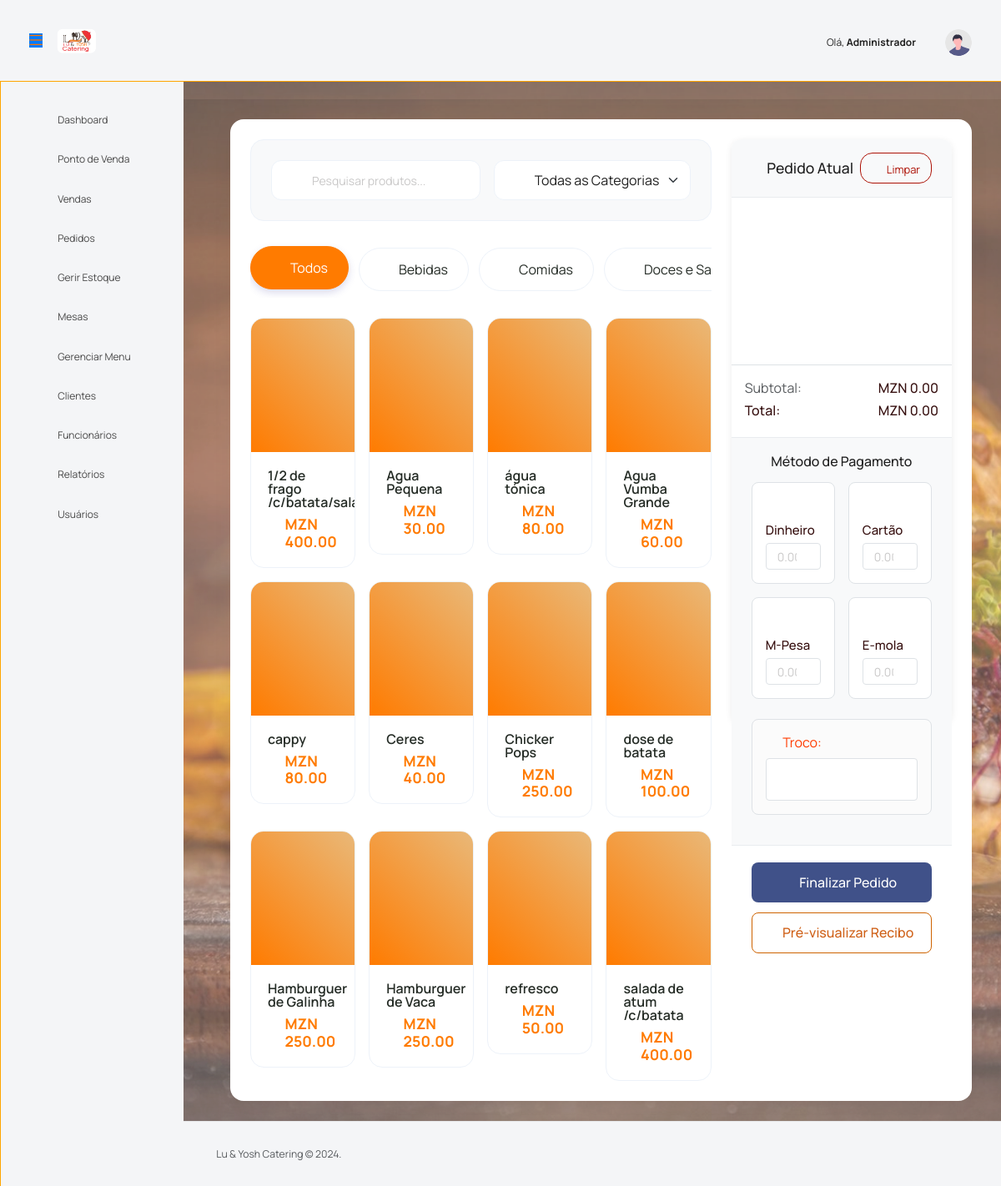
/pages/pos.php (signed in), run on the app's committed database.
### tables this page shows
CREATE TABLE `users` (
  `id` int NOT NULL,
  `username` varchar(50) NOT NULL,
  `password` varchar(255) NOT NULL,
  `name` varchar(100) NOT NULL,
  `role` enum('admin','manager','waiter') NOT NULL
);

CREATE TABLE `categories` (
  `id` int NOT NULL,
  `name` varchar(50) NOT NULL
);

CREATE TABLE `products` (
  `id` int NOT NULL,
  `name` varchar(100) NOT NULL,
  `description` text,
  `price` decimal(10,2) NOT NULL,
  `stock_quantity` int NOT NULL DEFAULT '0',
  `category_id` int DEFAULT NULL,
  `image_path` varchar(100) DEFAULT NULL,
  `created_at` timestamp NULL DEFAULT CURRENT_TIMESTAMP,
  `updated_at` timestamp NULL DEFAULT CURRENT_TIMESTAMP ON UPDATE CURRENT_TIMESTAMP,
  `menu_id` int DEFAULT NULL,
  `is_active` tinyint(1) DEFAULT '1'
);

### config/functions_products.php (called while the page is built, shortened)
<?php
function get_filtered_products($categoryFilter, $searchTerm, $limit, $offset) {
    global $pdo;
    $query = "SELECT p.*, c.name as category_name,
              COALESCE(m.image_path,
                       CASE
                           WHEN c.name = 'Comida' THEN m2.image_path
                           ELSE NULL
                       END) as menu_image
          FROM products p
          LEFT JOIN categories c ON p.category_id = c.id
          LEFT JOIN menus m ON p.menu_id = m.id
          LEFT JOIN menus m2 ON p.name = m2.name AND c.name = 'Comida'
          WHERE p.is_active = 1";
    $query .= " ORDER BY p.name LIMIT :limit OFFSET :offset";
    $stmt = $pdo->prepare($query);
    $stmt->bindValue(':limit', $limit, PDO::PARAM_INT);
    $stmt->bindValue(':offset', $offset, PDO::PARAM_INT);
    $stmt->execute();
    return $stmt->fetchAll();
}
function get_all_categories() {
    global $pdo;
    $stmt = $pdo->query("SELECT * FROM categories ORDER BY name");
    return $stmt->fetchAll();
}

### pages/pos.php (the view, shortened to what this page needs)
<?php
include '../includes/header.php';
$categories = get_all_categories();
$categoryFilter = isset($_GET['category']) ? $_GET['category'] : null;
$searchTerm = isset($_GET['search']) ? $_GET['search'] : null;
$limit = 12;
$page = isset($_GET['page']) ? (int)$_GET['page'] : 1;
$offset = ($page - 1) * $limit;
$products = get_filtered_products($categoryFilter, $searchTerm, $limit, $offset);
?>
<head>
    <link rel="stylesheet" href="assets/pos.css">
</head>
<div class="pos-wrapper">
    <div class="row g-4">
        <div class="col-lg-8">
            <div class="search-section">
                <div class="d-flex gap-3 align-items-center">
                    <div class="flex-grow-1 search-input-wrapper">
                        <i class="mdi mdi-magnify"></i>
                        <input type="text" class="form-control search-input" placeholder="Pesquisar produtos..."
                            id="searchInput" onkeyup="filterProducts()">
                    </div>
                    <select id="categorySelect" class="form-select search-input" style="width: auto;"
                        onchange="filterProducts()">
                        <option value="">Todas as Categorias</option>
                    </select>
                </div>
            </div>
            <div class="category-filters">
                <button class="category-btn active" data-category="all">
                    <i class="mdi mdi-view-grid"></i>Todos
                </button>
                <?php foreach ($categories as $category): ?>
                <button class="category-btn" data-category="<?php echo $category['id']; ?>">
                    <i class="mdi mdi-tag"></i><?php echo htmlspecialchars($category['name']); ?>
                </button>
                <?php endforeach; ?>
            </div>
            <div class="row g-3" id="productsGrid">
                <?php foreach ($products as $product): ?>
                <div class="col-md-3 product-item" data-category="<?php echo $product['category_id']; ?>">
                    <div class="product-card"
                        onclick="addToCart(<?php echo htmlspecialchars(json_encode($product)); ?>)">
                        <div class="product-icon">
                            <i class="mdi mdi-food"></i>
                        </div>
                        <div class="card-body">
                            <h5 class="card-title"><?php echo htmlspecialchars($product['name']); ?></h5>
                            <p class="price">
                                <i class="mdi mdi-currency-usd"></i>
                                MZN <?php echo number_format($product['price'], 2); ?>
                            </p>
                        </div>
                    </div>
                </div>
                <?php endforeach; ?>
            </div>
        </div>
        <div class="col-lg-4">
            <div class="cart-wrapper">
                <div class="cart-header">
                    <div class="d-flex justify-content-between align-items-center">
                        <h4 class="mb-0">
                            <i class="mdi mdi-cart"></i>
                            Pedido Atual
                        </h4>
                        <button class="btn btn-outline-danger btn-sm" onclick="resetSale()">
                            <i class="mdi mdi-delete"></i> Limpar
                        </button>
                    </div>
                </div>
                <div class="cart-items" id="cartItems">
                </div>
                <div class="p-3 border-top">
                    <div class="d-flex justify-content-between mb-2">
                        <span class="text-muted">Subtotal:</span>
                        <span id="subtotal" class="font-weight-medium">MZN 0.00</span>
                    </div>
                    <div class="d-flex justify-content-between">
                        <span class="h5">Total:</span>
                        <span id="total" class="h5">MZN 0.00</span>
                    </div>
                </div>
                <div class="payment-methods">
                    <h5 class="mb-3">
                        <i class="mdi mdi-credit-card-outline me-2"></i>
                        Método de Pagamento
                    </h5>
                    <div class="row g-3">
                        <div class="col-6">
                            <div class="payment-card" onclick="selectPayment('cash')">
                                <i class="mdi mdi-cash"></i>
                                <h6 class="mb-2">Dinheiro</h6>
                                <input type="number" class="form-control form-control-sm" id="cashAmount"
                                    placeholder="0.00" onchange="calculateChange()">
                            </div>
                        </div>
                        <div class="col-6">
                            <div class="payment-card" onclick="selectPayment('card')">
                                <i class="mdi mdi-credit-card"></i>
                                <h6 class="mb-2">Cartão</h6>
                                <input type="number" class="form-control form-control-sm" id="cardAmount"
                                    placeholder="0.00" onchange="calculateChange()">
                            </div>
                        </div>
                        <div class="col-6">
                            <div class="payment-card" onclick="selectPayment('mpesa')">
                                <i class="mdi mdi-phone"></i>
                                <h6 class="mb-2">M-Pesa</h6>
                                <input type="number" class="form-control form-control-sm" id="mpesaAmount"
                                    placeholder="0.00" onchange="calculateChange()">
                            </div>
                        </div>
                        <div class="col-6">
                            <div class="payment-card" onclick="selectPayment('emola')">
                                <i class="mdi mdi-wallet"></i>
                                <h6 class="mb-2">E-mola</h6>
                                <input type="number" class="form-control form-control-sm" id="emolaAmount"
                                    placeholder="0.00" onchange="calculateChange()">
                            </div>
                        </div>
                    </div>
                    <div class="mt-4">
                        <div class="change-section p-3 bg-light rounded-3 border">
                            <label class="form-label d-flex align-items-center gap-2">
                                <i class="mdi mdi-cash-refund text-success"></i>
                                <span>Troco:</span>
                            </label>
                            <input type="text" class="form-control form-control-lg" id="changeAmount" readonly>
                        </div>
                    </div>
                </div>
                <div class="action-buttons">
                    <button id="btnFinalizeOrder" class="btn-finalize" onclick="processSale()">
                        <i class="mdi mdi-check-circle-outline"></i>
                        Finalizar Pedido
                    </button>
                    <button class="btn-preview" onclick="previewReceipt()">
                        <i class="mdi mdi-printer"></i>
                        Pré-visualizar Recibo
                    </button>
                </div>
            </div>
        </div>
    </div>
</div>
<?php include '../includes/footer.php'; ?>

### includes/header.php (shortened to what this page needs)
<?php
try {
    $pdo = new PDO("mysql:host=" . DB_HOST . ";dbname=" . DB_NAME, DB_USER, DB_PASS);
    $pdo->setAttribute(PDO::ATTR_ERRMODE, PDO::ERRMODE_EXCEPTION);
    $stmt = $pdo->prepare("SELECT username, name, role FROM users WHERE id = :id");
    $stmt->bindParam(':id', $_SESSION['user_id'], PDO::PARAM_INT);
    $stmt->execute();
    $usuario = $stmt->fetch(PDO::FETCH_ASSOC);
} catch (PDOException $e) {
    error_log("Erro de banco de dados: " . $e->getMessage());
    header("Location: .error.php");
    exit;
}
?>
<!DOCTYPE html>
<html lang="pt-BR">
<head>
    <link rel="stylesheet" href="../public/assets/vendors/feather/feather.css">
    <link rel="stylesheet" href="../public/assets/vendors/mdi/css/materialdesignicons.min.css">
    <link rel="stylesheet" href="../public/assets/vendors/ti-icons/css/themify-icons.css">
    <link rel="stylesheet" href="../public/assets/vendors/typicons/typicons.css">
    <link rel="stylesheet" href="../public/assets/vendors/simple-line-icons/css/simple-line-icons.css">
    <link rel="stylesheet" href="../public/assets/vendors/css/vendor.bundle.base.css">
    <link rel="stylesheet" href="https://cdn.jsdelivr.net/npm/sweetalert2@11.0.19/dist/sweetalert2.min.css">
    <link rel="stylesheet" href="../public/assets/css/vertical-layout-light/style.css">
    <link rel="stylesheet" href="../public/css/style.css">
</head>
<body>
    <div class="container-scroller">
        <nav class="navbar default-layout col-lg-12 col-12 p-0 fixed-top d-flex align-items-top flex-row"
            style="border-bottom: 1px solid orange;">
            <div class="text-center navbar-brand-wrapper d-flex align-items-center justify-content-start">
                <div class="me-3">
                    <button class="navbar-toggler navbar-toggler align-self-center" type="button"
                        data-bs-toggle="minimize">
                        <span class="icon-menu"></span>
                    </button>
                </div>
                <div>
                    <a class="navbar-brand brand-logo" href="dashboard.php">
                        <img src="../public/assets/images/Logo.png" alt="logo" />
                    </a>
                </div>
            </div>
            <div class="navbar-menu-wrapper d-flex align-items-center justify-content-end">
                <ul class="navbar-nav ms-3">
                    <li class="nav-item d-flex align-items-center">
                        <span class="nav-link">Olá, <strong><?php echo $usuario['name']; ?></strong></span>
                    </li>
                    <li class="nav-item dropdown user-dropdown">
                        <a class="nav-link" id="UserDropdown" href="#" data-bs-toggle="dropdown" aria-expanded="false">
                            <img class="img-xs rounded-circle" src="../public/assets/images/faces/face8.svg"
                                alt="Profile image">
                        </a>
                    </li>
                </ul>
            </div>
        </nav>
        <div class="container-fluid page-body-wrapper">
            <nav class="sidebar sidebar-offcanvas" id="sidebar" style="border-left: orange 1px solid !important;">
                <br>
                <ul class="nav">
                    <li class="nav-item">
                        <a class="nav-link" href="dashboard.php">
                            <i class="mdi mdi-view-dashboard menu-icon"></i>
                            <span class="menu-title">Dashboard</span>
                        </a>
                    </li>
                    <li class="nav-item">
                        <a class="nav-link" href="pos.php">
                            <i class="mdi mdi-cash-multiple menu-icon"></i>
                            <span class="menu-title">Ponto de Venda</span>
                        </a>
                    </li>
                    <li class="nav-item">
                        <a class="nav-link" href="sales.php">
                            <i class="mdi mdi-cash-register menu-icon"></i>
                            <span class="menu-title">Vendas</span>
                        </a>
                    </li>
                    <li class="nav-item">
                        <a class="nav-link" href="orders.php">
                            <i class="mdi mdi-food-fork-drink menu-icon"></i>
                            <span class="menu-title">Pedidos</span>
                        </a>
                    </li>
                    <?php if ($_SESSION['role'] == 'admin'): ?>
                    <li class="nav-item">
                        <a class="nav-link" href="products.php">
                            <i class="mdi mdi-silverware-fork-knife menu-icon"></i>
                            <span class="menu-title">Gerir Estoque</span>
                        </a>
                    </li>
                    <?php endif; ?>
                    <li class="nav-item">
                        <a class="nav-link" href="tables.php">
                            <i class="mdi mdi-table-chair menu-icon"></i>
                            <span class="menu-title">Mesas</span>
                        </a>
                    </li>
                    <?php if ($_SESSION['role'] == 'admin'): ?>
                    <li class="nav-item">
                        <a class="nav-link" href="menus.php">
                            <i class="mdi mdi-food-variant menu-icon"></i>
                            <span class="menu-title">Gerenciar Menu</span>
                        </a>
                    </li>
                    <?php endif; ?>
                    <?php if ($_SESSION['role'] == 'admin'): ?>
                    <li class="nav-item">
                        <a class="nav-link" href="customers.php">
                            <i class="mdi mdi-account-multiple menu-icon"></i>
                            <span class="menu-title">Clientes</span>
                        </a>
                    </li>
                    <?php endif; ?>
                    <?php if ($_SESSION['role'] == 'admin'): ?>
                    <li class="nav-item">
                        <a class="nav-link" href="employees.php">
                            <i class="mdi mdi-account-group menu-icon"></i>
                            <span class="menu-title">Funcionários</span>
                        </a>
                    </li>
                    <?php endif; ?>
                    <?php if ($_SESSION['role'] == 'admin'): ?>
                    <li class="nav-item">
                        <a class="nav-link" href="reports.php">
                            <i class="mdi mdi-chart-bar menu-icon"></i>
                            <span class="menu-title">Relatórios</span>
                        </a>
                    </li>
                    <?php endif; ?>
                    <?php if ($_SESSION['role'] == 'admin'): ?>
                    <li class="nav-item">
                        <a class="nav-link" href="users.php">
                            <i class="mdi mdi-account-cog menu-icon"></i>
                            <span class="menu-title">Usuários</span>
                        </a>
                    </li>
                    <?php endif; ?>
                </ul>
            </nav>
            <div class="main-panel">
                <br>
                <div class="content-wrapper">

### data on the page
users: name "Administrador"
categories: name "Bebidas"
categories: name "Comidas"
categories: name "Doces e…"
products: name "1/2 de frago…", price "400.00"
products: name "Agua Pequena", price "30.00"
products: name "água tónica", price "80.00"
products: name "Agua Vumba Grande", price "60.00"
products: name "cappy", price "80.00"
products: name "Ceres", price "40.00"
products: name "Chicker Pops", price "250.00"
products: name "dose de batata", price "100.00"
products: name "Hamburguer de Galinha", price "250.00"
products: name "Hamburguer de Vaca", price "250.00"
products: name "refresco", price "50.00"
products: name "salada de atum /c/batata", price "400.00"
